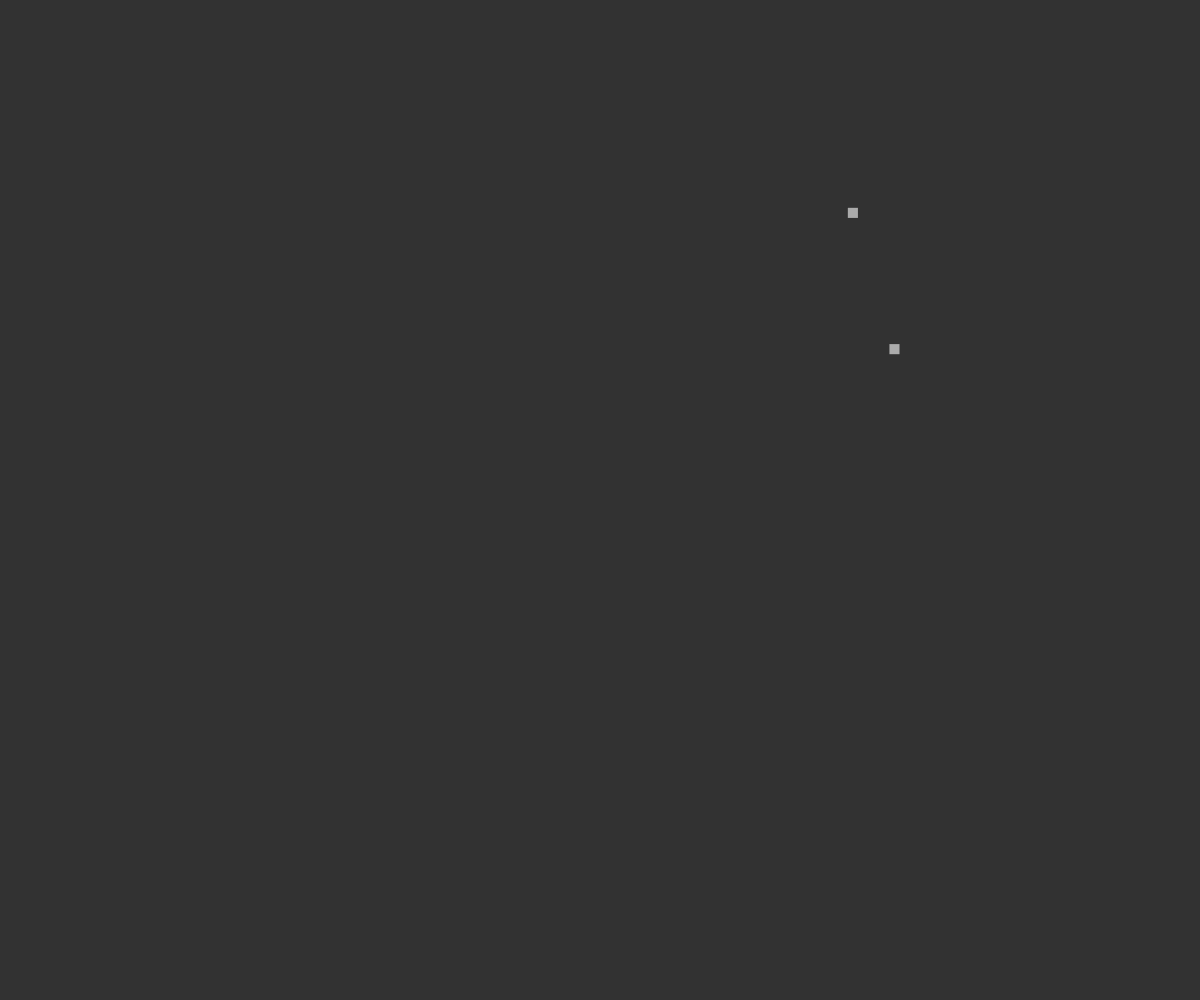
Frame 1 (no input)
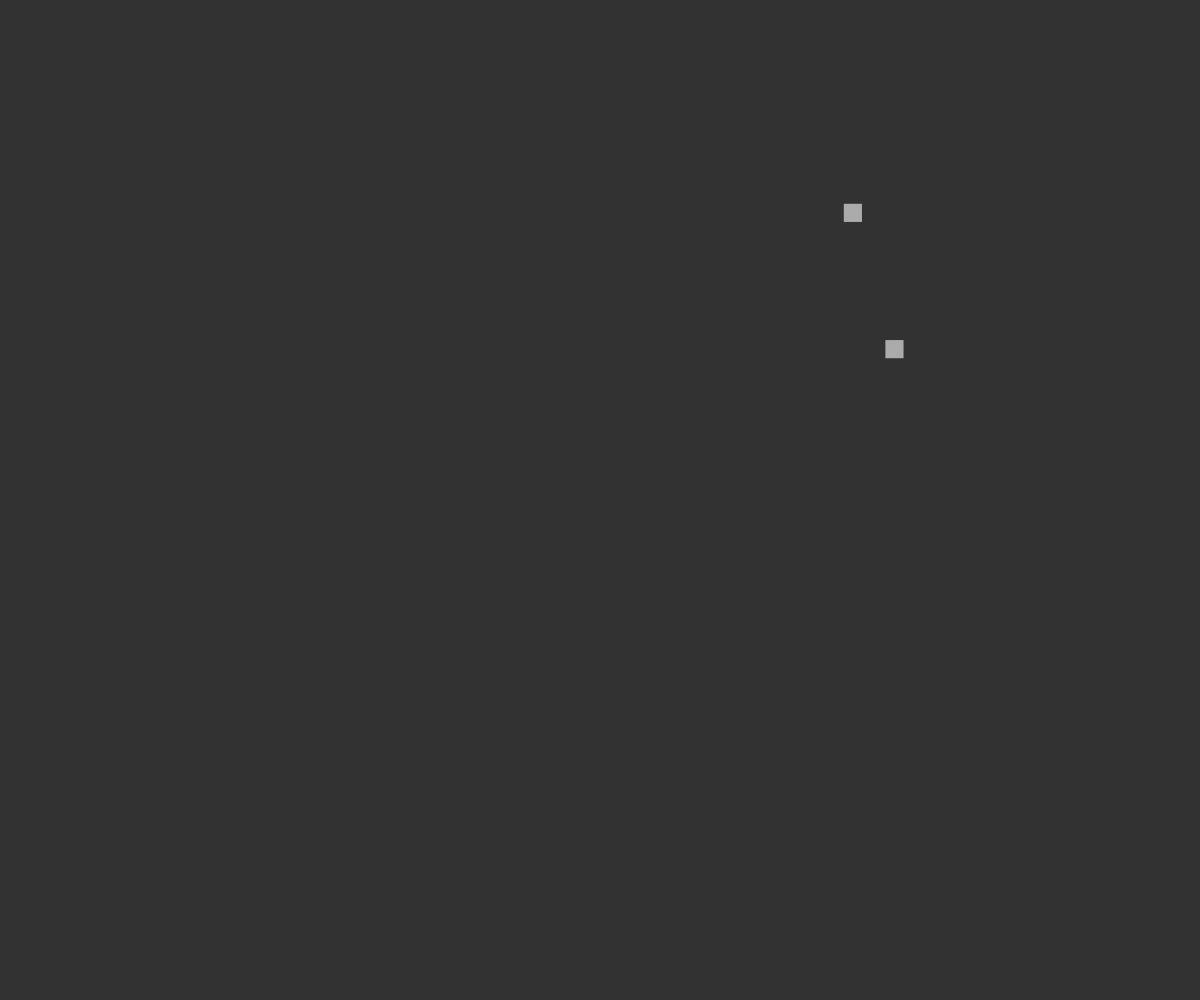
Frame 60 (no input)
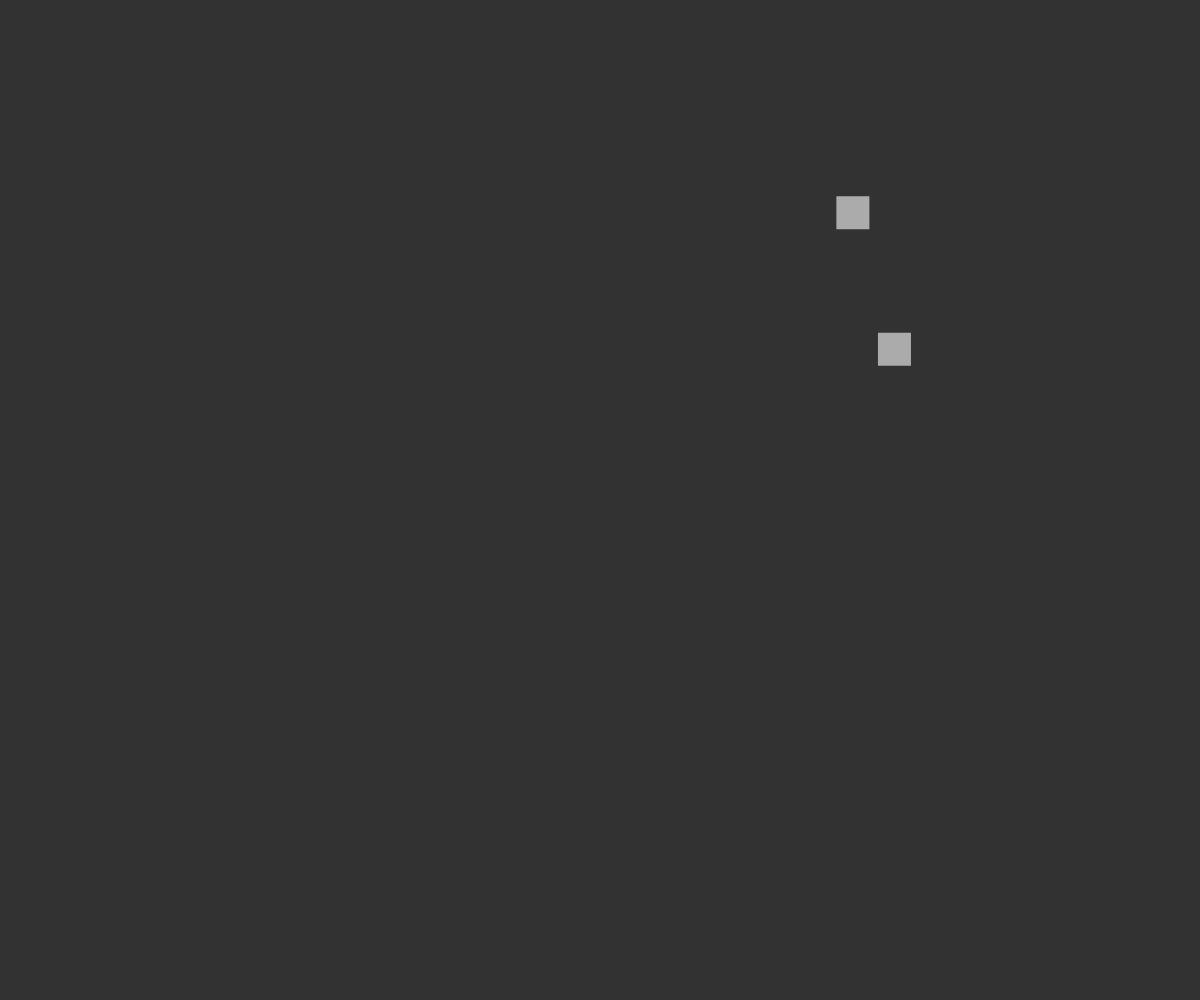
Frame 120 (the mouse pressed at the canvas centre since frame 60)

The p5.js sketch that drew these frames (run headless with seeded random() and noise() and a simulated clock; from frame 60 on, the mouse is pressed at the canvas centre):

// p5.js sketch
// ── sketch.js

/*
BASIC CLASS
Jeff Thompson | 2017/20 | jeffreythompson.org

The way we've been coding most of our examples up until now 
(using individual variables and lists, loops and functions) 
has worked well, but for more complex projects we'll need a 
better system. One very common paradigm is called 'object-
oriented programming' (or OOP, a term coined by Alan Kay, 
famous for his work on early GUI systems), which lets us 
define objects with a generic template. We can then create 
*instances* of that template. Each instance has variables 
defined in the template (position, size, etc) and actions 
that can be applied (move position, display onscreen, etc). 
The power here is that we can abstractly create object templates, 
create many instances of that object, access them individually 
or delete them as needed, and even nest classes inside each other!

In Javascript, our template is called a 'class.' The class has 
a name (always uppercase), a 'constructor' that defines the 
variables for the class, and 'methods' which are functions that 
can be run.

For our first example, we'll create a really simple class for
a square, which includes variables like position and size, and
methods to display and change its size.

Lots more about OOP here:
+ https://en.wikipedia.org/wiki/Object-oriented_programming
+ https://softwareengineering.stackexchange.com/questions/142327/
  what-did-they-call-object-oriented-programming-before-alan-kay-
  invented-the-term
+ http://www2.latech.edu/~box/ase/tp/
  Per%20Kjeldaas%20Research%20Paper%20.pdf

CHALLENGES
1.  Can you add another variable to the class for the rate 
    of growth?
2.  Here we have only one instance of the Square class – can 
    you create another and see what happens?
3.  Our square eventually gets so big it fills the screen. Can 
    you modify the update() method to prevent that?
*/

let s;      // an instance of the Square class named 's'
let another;  // and another one too!


function setup() {
  createCanvas(windowWidth, windowHeight);

  // create an 'instance' of the Square class
  s = new Square();

  // make another: the power of OOP is how easy it is to
  // create and keep track of multiple instances of an object!
  another = new Square();
}


function draw() {
  background(50);

  // run the update() function of the square
  // class on the variable 's' to make it get
  // bigger each frame...
  s.update();

  // ... then run display() to show it onscreen
  s.display();

  // do the same for the other square too!
  another.update();
  another.display();
}


// our Square class
// there is some basic required structure for a
// class – more info in each section below
class Square {
  
  // the 'constructor' for our class, which creates
  // the Square object – this can take arguments too
  // (we'll see that in an upcoming example)
  constructor() {

    // this?!?
    // the word 'this' refers to the individual
    // instance of the Square class, which we use
    // to set and change variables stored inside it

    this.w = 10;                            // width
    this.x = random(this.w, width-this.w);  // random x/y position
    this.y = random(this.w, height-this.w);

    // this is just like when we access the width
    // and height of an image (img.width) or the
    // length of an array (points.length), etc
  }

  // a class can also have 'methods,' or custom-written
  // functions that let us change variables, display the 
  // object, etc

  // note! methods in a class don't use the word
  // 'function' in front of them, just the function's name

  // this method draws the Square onscreen
  display() {
    rectMode(CENTER);
    fill(255, 150);
    noStroke();
    square(this.x, this.y, this.w);
  }

  // every time this is called, the square gets a
  // little bigger until it reaches a certain size
  update() {
    this.w *= 1.01;
    if (this.w > height/2) {
      this.w = height/2;
    }
  }
}
